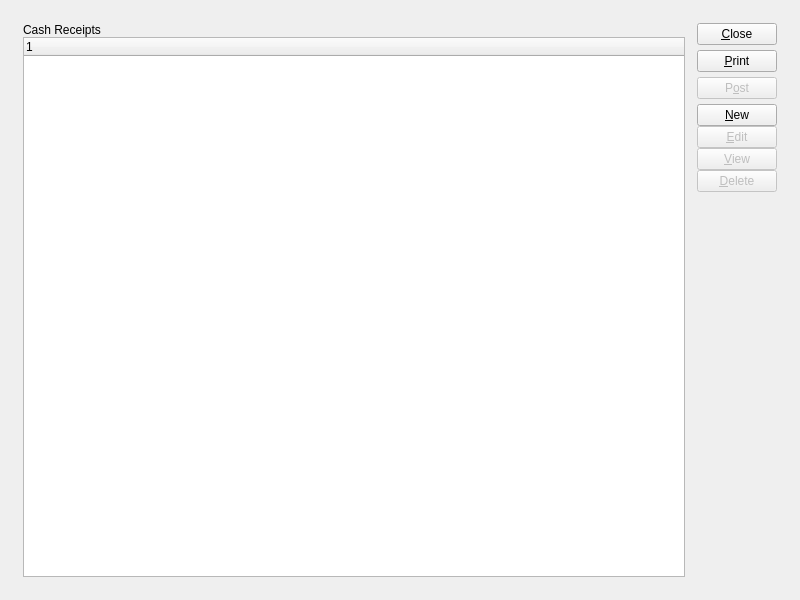
<ui version="4.0" >
 <author></author>
 <comment>This file is part of the xTuple ERP: PostBooks Edition, a free and
open source Enterprise Resource Planning software suite,
Copyright (c) 1999-2010 by OpenMFG LLC, d/b/a xTuple.
It is licensed to you under the Common Public Attribution License
version 1.0, the full text of which (including xTuple-specific Exhibits)
is available at www.xtuple.com/CPAL.  By using this software, you agree
to be bound by its terms.</comment>
 <class>cashReceiptsEditList</class>
 <widget class="QWidget" name="cashReceiptsEditList" >
  <property name="geometry" >
   <rect>
    <x>0</x>
    <y>0</y>
    <width>800</width>
    <height>600</height>
   </rect>
  </property>
  <property name="windowTitle" >
   <string>Cash Receipts Edit List</string>
  </property>
  <layout class="QGridLayout" >
   <item row="0" column="0" >
    <layout class="QGridLayout" >
     <property name="leftMargin" >
      <number>12</number>
     </property>
     <property name="topMargin" >
      <number>12</number>
     </property>
     <property name="rightMargin" >
      <number>12</number>
     </property>
     <property name="bottomMargin" >
      <number>12</number>
     </property>
     <property name="horizontalSpacing" >
      <number>12</number>
     </property>
     <property name="verticalSpacing" >
      <number>12</number>
     </property>
     <item row="0" column="0" >
      <layout class="QVBoxLayout" >
       <property name="spacing" >
        <number>0</number>
       </property>
       <item>
        <widget class="QLabel" name="_cashReceiptsLit" >
         <property name="text" >
          <string>Cash Receipts</string>
         </property>
        </widget>
       </item>
       <item>
        <widget class="XTreeWidget" name="_cashrcpt" >
         <property name="sizePolicy" >
          <sizepolicy vsizetype="Expanding" hsizetype="Expanding" >
           <horstretch>0</horstretch>
           <verstretch>0</verstretch>
          </sizepolicy>
         </property>
         <property name="selectionMode" >
          <enum>QAbstractItemView::ExtendedSelection</enum>
         </property>
        </widget>
       </item>
      </layout>
     </item>
     <item row="0" column="1" >
      <layout class="QVBoxLayout" >
       <property name="spacing" >
        <number>5</number>
       </property>
       <item>
        <widget class="QPushButton" name="_close" >
         <property name="text" >
          <string>&amp;Close</string>
         </property>
        </widget>
       </item>
       <item>
        <widget class="QPushButton" name="_print" >
         <property name="text" >
          <string>&amp;Print</string>
         </property>
        </widget>
       </item>
       <item>
        <widget class="QPushButton" name="_post" >
         <property name="enabled" >
          <bool>false</bool>
         </property>
         <property name="text" >
          <string>P&amp;ost</string>
         </property>
        </widget>
       </item>
       <item>
        <layout class="QVBoxLayout" >
         <property name="spacing" >
          <number>0</number>
         </property>
         <item>
          <layout class="QVBoxLayout" >
           <property name="spacing" >
            <number>0</number>
           </property>
           <item>
            <widget class="QPushButton" name="_new" >
             <property name="text" >
              <string>&amp;New</string>
             </property>
            </widget>
           </item>
           <item>
            <widget class="QPushButton" name="_edit" >
             <property name="enabled" >
              <bool>false</bool>
             </property>
             <property name="text" >
              <string>&amp;Edit</string>
             </property>
            </widget>
           </item>
           <item>
            <widget class="QPushButton" name="_view" >
             <property name="enabled" >
              <bool>false</bool>
             </property>
             <property name="text" >
              <string>&amp;View</string>
             </property>
            </widget>
           </item>
           <item>
            <widget class="QPushButton" name="_delete" >
             <property name="enabled" >
              <bool>false</bool>
             </property>
             <property name="text" >
              <string>&amp;Delete</string>
             </property>
            </widget>
           </item>
          </layout>
         </item>
         <item>
          <spacer>
           <property name="orientation" >
            <enum>Qt::Vertical</enum>
           </property>
           <property name="sizeType" >
            <enum>QSizePolicy::Expanding</enum>
           </property>
           <property name="sizeHint" >
            <size>
             <width>20</width>
             <height>20</height>
            </size>
           </property>
          </spacer>
         </item>
        </layout>
       </item>
      </layout>
     </item>
    </layout>
   </item>
  </layout>
 </widget>
 <layoutdefault spacing="6" margin="11" />
 <pixmapfunction>qPixmapFromMimeSource</pixmapfunction>
 <customwidgets>
  <customwidget>
   <class>XTreeWidget</class>
   <extends>QTreeWidget</extends>
   <header>xtreewidget.h</header>
  </customwidget>
 </customwidgets>
 <tabstops>
  <tabstop>_cashrcpt</tabstop>
  <tabstop>_new</tabstop>
  <tabstop>_edit</tabstop>
  <tabstop>_view</tabstop>
  <tabstop>_delete</tabstop>
  <tabstop>_print</tabstop>
  <tabstop>_close</tabstop>
 </tabstops>
 <includes>
  <include location="global" >parameter.h</include>
 </includes>
 <resources/>
 <connections>
  <connection>
   <sender>_close</sender>
   <signal>clicked()</signal>
   <receiver>cashReceiptsEditList</receiver>
   <slot>close()</slot>
   <hints>
    <hint type="sourcelabel" >
     <x>20</x>
     <y>20</y>
    </hint>
    <hint type="destinationlabel" >
     <x>20</x>
     <y>20</y>
    </hint>
   </hints>
  </connection>
  <connection>
   <sender>_cashrcpt</sender>
   <signal>valid(bool)</signal>
   <receiver>_view</receiver>
   <slot>setEnabled(bool)</slot>
   <hints>
    <hint type="sourcelabel" >
     <x>20</x>
     <y>20</y>
    </hint>
    <hint type="destinationlabel" >
     <x>20</x>
     <y>20</y>
    </hint>
   </hints>
  </connection>
 </connections>
</ui>
